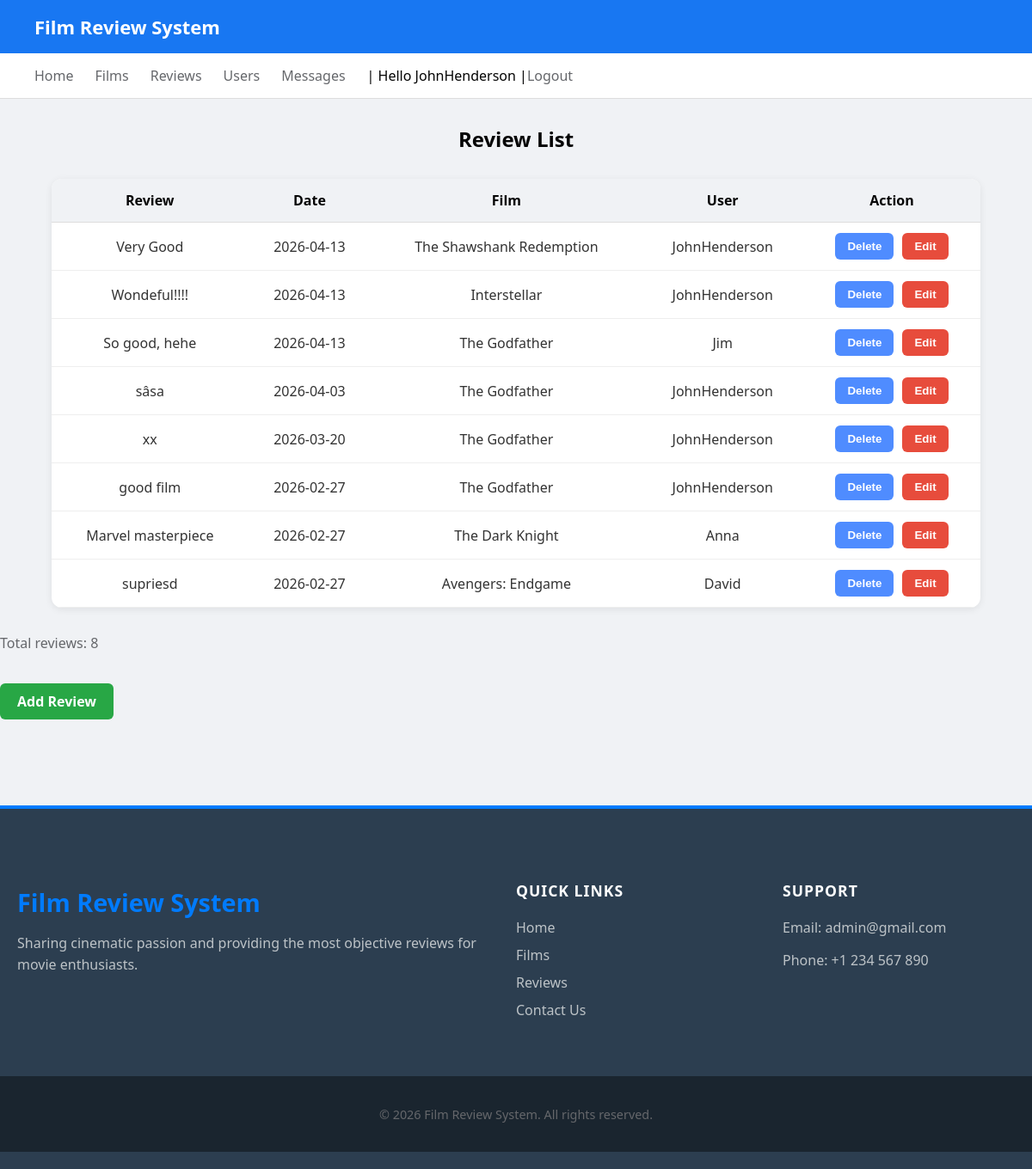
The app's page /cw/review.php (signed in) with its own data.
### tables this page shows
CREATE TABLE `review` (
  `id` int(11) NOT NULL,
  `reviewtext` text NOT NULL,
  `reviewdate` date NOT NULL,
  `userid` int(11) DEFAULT NULL,
  `filmid` int(11) DEFAULT NULL
);

CREATE TABLE `film` (
  `id` int(11) NOT NULL,
  `title` varchar(255) NOT NULL,
  `image` varchar(255) DEFAULT NULL,
  `user_id` int(11) DEFAULT NULL
);

CREATE TABLE `user` (
  `id` int(11) NOT NULL,
  `username` varchar(255) NOT NULL,
  `email` varchar(255) DEFAULT NULL,
  `role` varchar(10) DEFAULT NULL,
  `password` varchar(255) DEFAULT NULL
);

### cw/review.php (called while the page is built, shortened)
<?php
include 'includes/DatabaseConnection.php';
if (isset($_SESSION['role']) && $_SESSION['role'] === 'admin') {
    $isAdmin = true;
}
$sql = "SELECT review.id,
               review.reviewtext,
               review.reviewdate,
               review.userid, /* Add this column to check permissions */
               film.title,
               user.username
        FROM review
        JOIN film ON review.filmid = film.id
        JOIN user ON review.userid = user.id
        ORDER BY reviewdate DESC";
$reviews = $pdo->query($sql)->fetchAll();
include 'templates/reviews.html.php';
$output = ob_get_clean();
include 'templates/layout.html.php';

### cw/templates/reviews.html.php (the view, shortened to what this page needs)
<link rel="stylesheet" href="/COMP1841/cw/review.css">
<h2>Review List</h2>
<table class="user-table">
<tr>
<th>Review</th>
<th>Date</th>
<th>Film</th>
<th>User</th>
<th>Action</th>
</tr>
<?php foreach ($reviews as $review): ?>
<tr>
    <td><?= htmlspecialchars($review['reviewtext']) ?></td>
    <td><?= htmlspecialchars($review['reviewdate']) ?></td>
    <td><?= htmlspecialchars($review['title']) ?></td>
    <td><?= htmlspecialchars($review['username']) ?></td>
    <td>
        <?php
        $canEditDelete = false;
        if ($isAdmin || ($currentUserId !== null && $currentUserId == $review['userid'])) {
            $canEditDelete = true;
        }
        ?>
        <?php if ($canEditDelete): ?>
            <form action="addreview.php" method="post" style="display:inline">
                <input type="submit" value="Delete" onclick="return confirm('Are you sure you want to delete this review?')">
            </form>
            <form action="editreview.php" method="get" style="display:inline;">
                <button>Edit</button>
            </form>
        <?php endif; ?>
    </td>
</tr>
<?php endforeach; ?>
</table>
<p>Total reviews: <?= count($reviews) ?></p>
<a href="addreview.php">Add Review</a>

### cw/templates/layout.html.php (shortened to what this page needs)
<!DOCTYPE html>
<html>
<head>
<link rel="stylesheet" href="/COMP1841/cw/style.css">
</head>
<body>
<h1>Film Review System</h1>
<nav>
<?php if (isset($_SESSION['role']) && $_SESSION['role'] == 'admin'): ?>
    <a href="/COMP1841/cw/index.php">Home</a>
    <a href="/COMP1841/cw/film.php">Films</a>
    <a href="/COMP1841/cw/review.php">Reviews</a>
    <a href="/COMP1841/cw/user.php">Users</a>
    <a href="/COMP1841/cw/contact/messages.php">Messages</a> |
<?php endif; ?>
<?php if (isset($_SESSION['user'])): ?>
    Hello <?= $_SESSION['user'] ?> |
    <a href="/COMP1841/cw/admin/logout.php">Logout</a>
<?php else: ?>
    <a href="/COMP1841/cw/admin/login.php">Login</a>
<?php endif; ?>
</nav>
<main>
<?php echo $output; ?>
</main>
<footer class="main-footer">
    <div class="footer-container">
        <div class="footer-info">
            <h3 class="footer-logo">Film Review System</h3>
            <p>Sharing cinematic passion and providing the most objective reviews for movie enthusiasts.</p>
        </div>
        <div class="footer-nav">
            <h4>Quick Links</h4>
            <ul>
                <li><a href="/COMP1841/cw/index.php">Home</a></li>
                <li><a href="/COMP1841/cw/film.php">Films</a></li>
                <li><a href="/COMP1841/cw/review.php">Reviews</a></li>
                <li><a href="/COMP1841/cw/contact/contact.php">Contact Us</a></li>
            </ul>
        </div>
        <div class="footer-contact">
            <h4>Support</h4>
            <p>Email: admin@gmail.com</p>
            <p>Phone: +1 234 567 890</p>
        </div>
    </div>
    <div class="footer-copyright">
        <p>&copy; <?= date("Y") ?> Film Review System. All rights reserved.</p>
    </div>
</footer>
</body>
</html>

### cw/style.css (style rules this page uses)
body { font-family: 'Segoe UI', Arial, sans-serif; margin: 0; background: #f0f2f5; color: #050505; display: flex; flex-direction: column; min-height: 100vh; }
main, .content-wrapper { flex: 1; }
h1 { background: #1877f2; color: white; padding: 16px 40px; margin: 0; font-size: 22px; font-weight: 600; }
nav { background: white; padding: 10px 40px; display: flex; align-items: center; border-bottom: 1px solid #ddd; }
nav a { color: #65676b; margin-right: 25px; text-decoration: none; font-weight: 500; position: relative; padding: 5px 0; }
nav a::after { content: ""; position: absolute; left: 0; bottom: -4px; width: 0%; height: 2px; background: #1877f2; transition: 0.3s; }
h2 { text-align: center; margin-top: 30px; font-size: 24px; color: #050505; }
button, input[type="submit"] { background: #4f8cff; color: white; border: none; padding: 8px 14px; border-radius: 6px; cursor: pointer; font-weight: 600; transition: 0.2s; }
.user-table { width: 90%; margin: 30px auto; border-collapse: separate; border-spacing: 0; background: white; border-radius: 12px; overflow: hidden; box-shadow: 0 2px 8px rgba(0,0,0,0.08); }
.user-table th { background: #f0f2f5; color: #050505; padding: 14px; font-weight: 600; border-bottom: 1px solid #ddd; }
.user-table td { padding: 12px; text-align: center; vertical-align: middle; border-bottom: 1px solid #eee; color: #333; }
.user-table td:last-child { display: flex; justify-content: center; align-items: center; gap: 10px; }
.user-table td form { display: flex; align-items: center; gap: 6px; margin: 0; }
.user-table td form:last-child button { background: #e74c3c; }
p { color: #65676b; }
.main-footer { background-color: #2c3e50; color: #ecf0f1; padding: 60px 0 20px 0; margin-top: 100px; font-family: 'Segoe UI', Tahoma, Geneva, Verdana, sans-serif; border-top: 4px solid #007bff; }
.footer-container { max-width: 1200px; margin: 0 auto; display: grid; grid-template-columns: 2fr 1fr 1fr; gap: 40px; padding: 0 20px; }
.footer-logo { color: #007bff; font-size: 1.8rem; margin-bottom: 15px; }
.footer-info p { line-height: 1.6; color: #bdc3c7; }
.footer-nav h4, .footer-contact h4 { color: #fff; margin-bottom: 20px; text-transform: uppercase; font-size: 1.1rem; letter-spacing: 1px; }
.footer-nav ul { list-style: none; padding: 0; }
.footer-nav ul li { margin-bottom: 10px; }
.footer-nav ul li a { color: #bdc3c7; text-decoration: none; transition: all 0.3s ease; }
.footer-contact p { color: #bdc3c7; margin-bottom: 10px; }
.footer-copyright { text-align: center; margin-top: 50px; padding: 20px 0; background-color: #1a252f; font-size: 0.9rem; color: #7f8c8d; }

### cw/review.css (style rules this page uses)
:root { --primary-color: #007bff; --primary-hover: #0056b3; --danger-color: #dc3545; --danger-hover: #c82333; --gray-color: #6c757d; --gray-hover: #5a6268; --success-color: #28a745; --success-hover: #218838; --bg-light: #f9f9f9; --card-shadow: 0 4px 10px rgba(0,0,0,0.05); --transition: all 0.3s ease; }
* { box-sizing: border-box; }
a[href*="add"], .add-film-btn { display: inline-block; background-color: var(--success-color); color: white; padding: 10px 20px; text-decoration: none; border-radius: 6px; font-weight: bold; margin-top: 20px; transition: var(--transition); border: none; }

### records on screen
review: reviewtext "Very Good", reviewdate "2026-04-13", filmid.title "The Shawshank Redemption", userid.username "JohnHenderson"
review: reviewtext "Wondeful!!!!", reviewdate "2026-04-13", filmid.title "Interstellar", userid.username "JohnHenderson"
review: reviewtext "So good, hehe", reviewdate "2026-04-13", filmid.title "The Godfather", userid.username "Jim"
review: reviewtext "sâsa", reviewdate "2026-04-03", filmid.title "The Godfather", userid.username "JohnHenderson"
review: reviewtext "xx", reviewdate "2026-03-20", filmid.title "The Godfather", userid.username "JohnHenderson"
review: reviewtext "good film", reviewdate "2026-02-27", filmid.title "The Godfather", userid.username "JohnHenderson"
review: reviewtext "Marvel masterpiece", reviewdate "2026-02-27", filmid.title "The Dark Knight", userid.username "Anna"
review: reviewtext "supriesd", reviewdate "2026-02-27", filmid.title "Avengers: Endgame", userid.username "David"

### other values on screen
$_SESSION['user'] "JohnHenderson"
count($reviews) "8"
